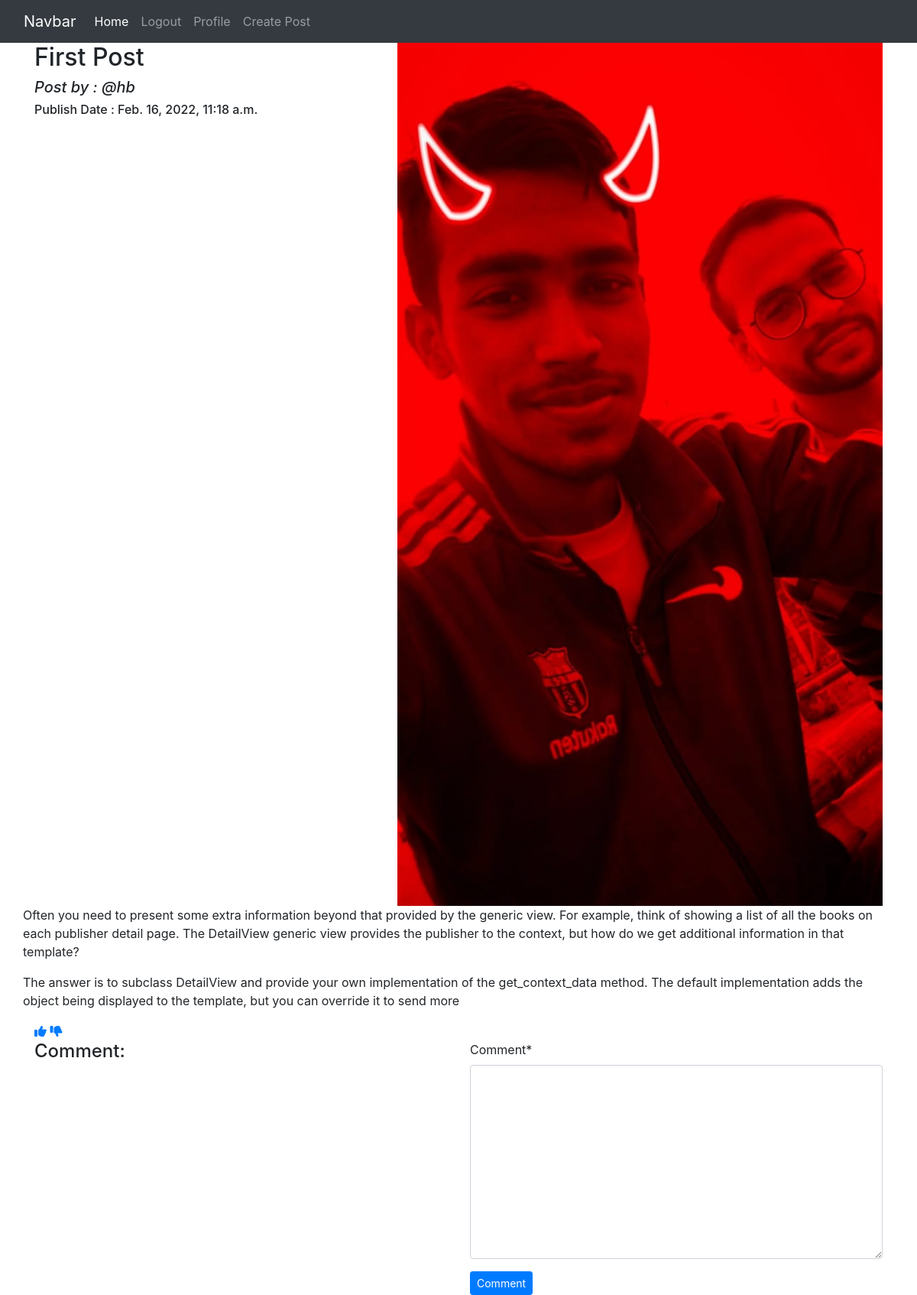
The app's page /blog/read_blog/First-Post-c78d0587-3906-40f8-9b77-32e60292dd11/ (signed in) with its own data.
### App_Blog/models.py (models this page shows, shortened)
class Blog(models.Model):
    author = models.ForeignKey(User,related_name='blog_author',on_delete=models.CASCADE)
    blog_title = models.CharField(max_length=100,verbose_name='put blog title here')
    blog_content = models.TextField(verbose_name='What\'s on your mind?')
    blog_image = models.ImageField(upload_to='blog_image',verbose_name='Image')
    slug = models.SlugField(max_length=100,unique=True)
    publish_date = models.DateTimeField(auto_now_add=True)
    update_date = models.DateTimeField(auto_now=True)
    class Meta:
        ordering = ('-publish_date',)

### App_Blog/views.py (the view, shortened to what this page needs)
# urls.py: path('read_blog/<slug:slug>/',views.read_blog,name='read_blog'),
@login_required
def read_blog(request,slug):
    blog = Blog.objects.get(slug=slug)
    comment_form = CommentForm()
    return render(request,'App_Blog/read_blog.html',context={'blog':blog,'comment_form':comment_form})

### App_Blog/forms.py
class CommentForm(forms.ModelForm):
    class Meta:
        model = Comment
        fields = ('comment',)

### templates/App_Blog/read_blog.html (shortened to what this page needs)
{% extends 'base.html' %}
{% load crispy_forms_tags %}
{% block body %}
<div class="row">
    <div class="col-lg-5">
        <h2>{{ blog.blog_title }}</h2>
        <h5><i><a>Post by : @{{ blog.author }}</a></i></h5>
        <h6> Publish Date : {{ blog.publish_date }}</h6>
    </div>
    <div class="col-lg-7">
        <img src="/media/{{ blog.blog_image }}" width="100%">
    </div>
    {{ blog.blog_content|linebreaks }}
</div>
<a href="#"><span><i class="fa-solid fa-thumbs-up"></i></span></a>
<a href="#"><span><i class="fa-solid fa-thumbs-down"></i></span></a>
<div class="row">
    <div class="col-lg-6">
        <h4>Comment: </h4>
    </div>
    <div class="col-lg-6">
        <form method="POST">
            {{ comment_form|crispy }}
            <button type="submit" class="btn btn-primary btn-sm">Comment</button>
        </form>
    </div>
</div>
{% endblock %}

### records on screen
Blog: blog_title "First Post", author "hb", publish_date "Feb. 16, 2022, 11:18 a.m.", blog_image (picture), blog_content "Often you need to present some extra information beyond that provided by the generic view. For example, think of showing a list of all the books on each publisher detail page. The DetailView generic view provides the publisher to the context, but how do we get additional information in that template? The answer is to subclass DetailView and provide your own implementation of the get_context_data method. The default implementation adds the object being displayed to the template, but you can override it to send more"
